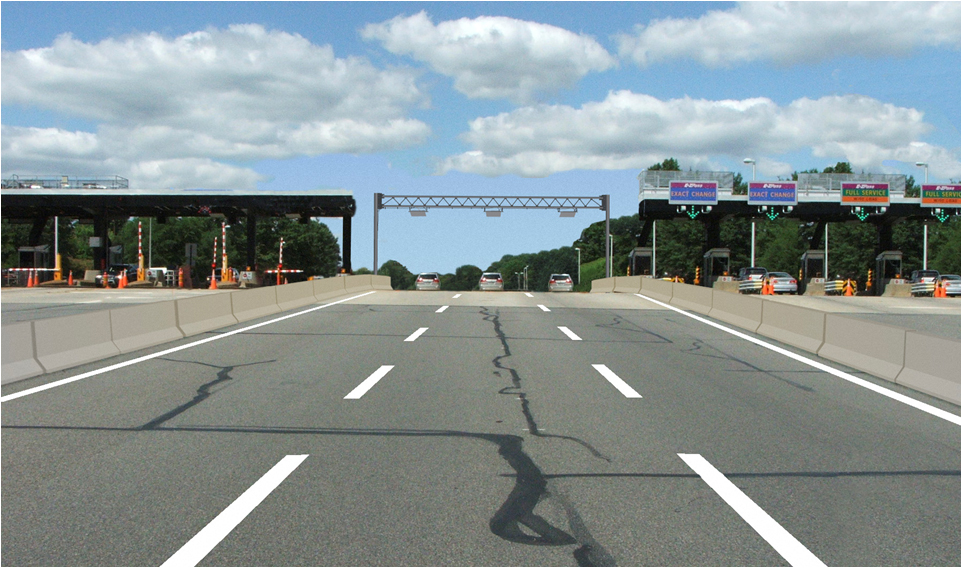
#> input picture Project-4 Advanced-Lane-Finding/road.jpg, 962 x 568 px
$ jupyter execute Combining-Thresholds.ipynb   (shell and % lines are left out)   (older library calls are emulated)
#> lines starting #> are read from the running program, lines starting #| are printed output that depends on the picture; after the words box and inside, x2 and y2 are one past the last pixel; in counts of white or black regions, pixels touching at a corner belong together
## Combining Thresholds to get the Lane Lines

[cell 1]
# Import Dependencies
import cv2
import numpy as np
import matplotlib.pyplot as plt
from matplotlib.image import imread

[cell 2]
# Read Image
img = imread('./road.jpg')
#> img is the input picture: shape (568, 962, 3); mean R, G, B 136, 147.5, 148.9

[cell 3]
plt.imshow(img)

[cell 4]
# Functions
# Input: Grayscale Image
def abs_sobel_thresh(image, orient='x', sobel_kernel=3, thresh=(0, 255)):
    # Calculate directional gradient

#> called with orient = 'x', sobel_kernel = 3, thresh = (0, 255)
    gray = cv2.cvtColor(image, cv2.COLOR_RGB2GRAY)
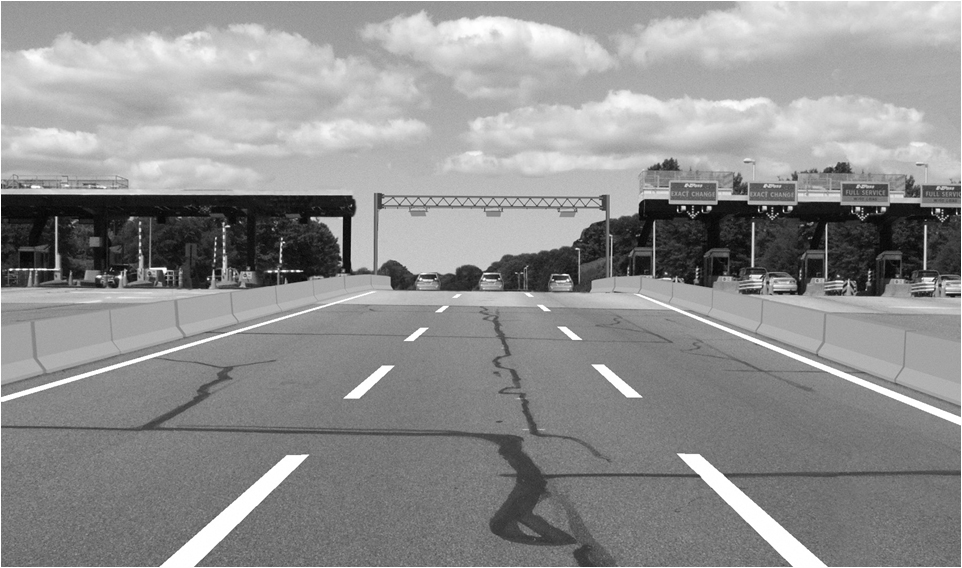
#> gray: shape (568, 962); min 2, max 255, mean 144.2

    if orient == 'x':
        sobel = cv2.Sobel(gray, cv2.CV_64F, 1, 0, ksize=sobel_kernel)
    elif orient == 'y':
        sobel = cv2.Sobel(gray, cv2.CV_64F, 0, 1, ksize=sobel_kernel)

    # Calculate Absolute of Sobel Gradients
    sobel_abs = np.absolute(sobel)

    # Scaling Sobel Gradients
    #scaled_sobel = np.uint8(255*sobel_abs/np.max(sobel_abs))

    # Convert the Sobel Gradients to Binary
    grad_binary = np.zeros_like(sobel_abs)

    # and Apply Threshold
    grad_binary[(sobel_abs >= thresh[0]) & (sobel_abs <= thresh[1])] = 1

    return grad_binary

[cell 5]
# Function to Calculate Magnitude of the Gradients
def mag_thresh(image, sobel_kernel=3, mag_thresh=(0, 255)):
    # Calculate gradient magnitude
    gray = cv2.cvtColor(image, cv2.COLOR_RGB2GRAY)
    # Take the gradient in x and y separately
    sobel_x = cv2.Sobel(gray, cv2.CV_64F, 1, 0, ksize=sobel_kernel)
    sobel_y = cv2.Sobel(gray, cv2.CV_64F, 0, 1, ksize=sobel_kernel)

    # 3) Calculate the magnitude
    sobel_mag = np.sqrt((sobel_x * sobel_x) + (sobel_y * sobel_y))

    # 4) Scale to 8-bit (0 - 255) and convert to type = np.uint8
    #scaled_sobel = np.uint8(255*sobel_mag/np.max(sobel_mag))

    # 5) Create a binary mask where mag thresholds are met
    binary_output = np.zeros_like(sobel_mag)
    binary_output[(sobel_mag >= mag_thresh[0]) & (sobel_mag <= mag_thresh[1])] = 1
    # Apply threshold
    return binary_output

[cell 6]
# Function to get Gradient Direction
def dir_threshold(image, sobel_kernel=3, thresh=(0, np.pi/2)):
    # Calculate gradient direction
    gray = cv2.cvtColor(image, cv2.COLOR_RGB2GRAY)
    # Take the gradient in x and y separately
    sobel_x = cv2.Sobel(gray, cv2.CV_64F, 1, 0, ksize=sobel_kernel)
    sobel_y = cv2.Sobel(gray, cv2.CV_64F, 0, 1, ksize=sobel_kernel)

    # Take the absolute value of the x and y gradients
    sobelx_abs = np.absolute(sobel_x)
    sobely_abs = np.absolute(sobel_y)

    # Use np.arctan2(abs_sobely, abs_sobelx) to calculate the direction of the gradient
    direction_of_gradient = np.arctan2(sobely_abs,sobelx_abs)

    # Create a binary mask where direction thresholds are met
    binary_output = np.zeros_like(direction_of_gradient)
    binary_output[(direction_of_gradient >= thresh[0]) & (direction_of_gradient <= thresh[1])] = 1

    return binary_output

[cell 7]
# Choose a Sobel kernel size
ksize = 3 # Choose a larger odd number to smooth gradient measurements

image = img

# Apply each of the thresholding functions
gradx = abs_sobel_thresh(image, orient='x', sobel_kernel=ksize, thresh=(0, 255))
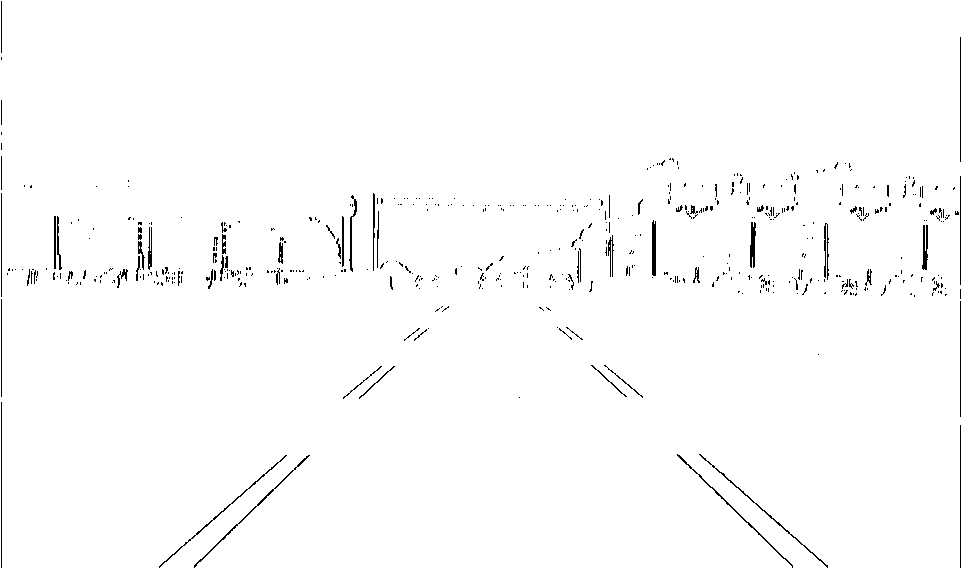
#> gradx: shape (568, 962) float64; values 0 (black) and 1 (white), 98.7% white; black in thin lines or dots
grady = abs_sobel_thresh(image, orient='y', sobel_kernel=ksize, thresh=(0, 255))
#> call 2 of abs_sobel_thresh, with orient = 'y', sobel_kernel = 3, thresh = (0, 255)
#> in abs_sobel_thresh (call 2), `sobel = cv2.Sobel(gray, cv2.CV_64F, 0, 1, ksize=sobel_kernel)`:
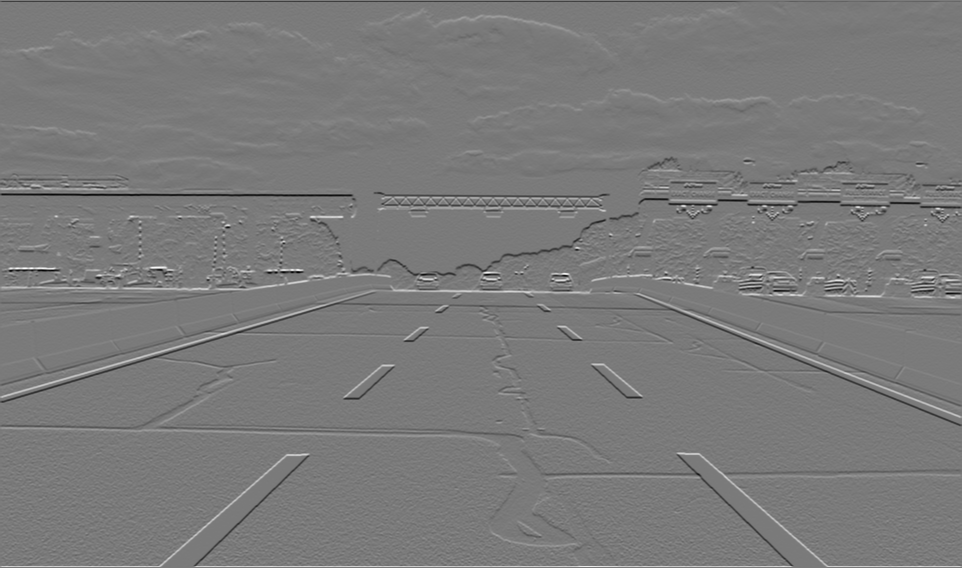
#> sobel: shape (568, 962) float64; min -864, max 932, mean -0.3; drawn with min black and max white
#> in abs_sobel_thresh (call 2), `sobel_abs = np.absolute(sobel)`:
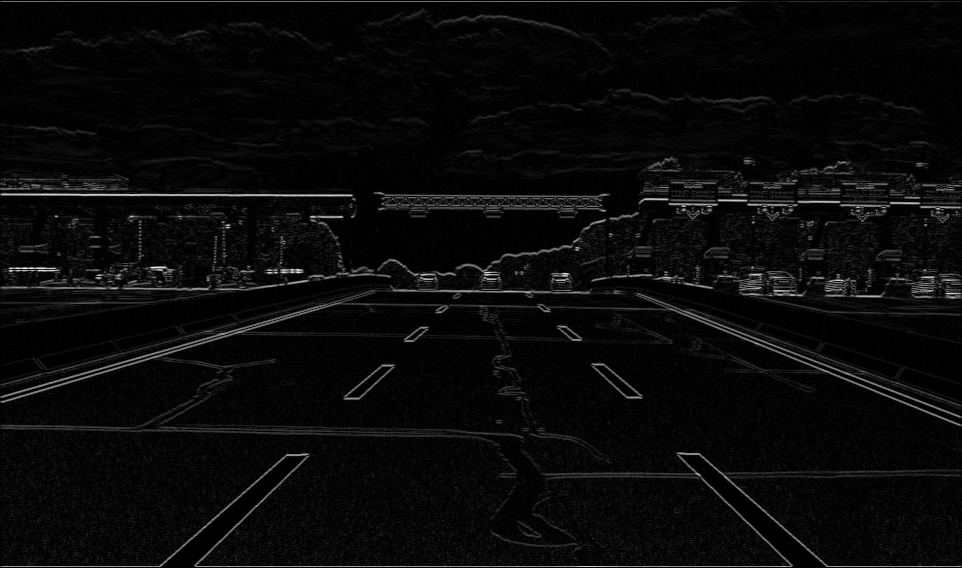
#> sobel_abs: shape (568, 962) float64; min 0, max 932, mean 36.3; drawn with min black and max white
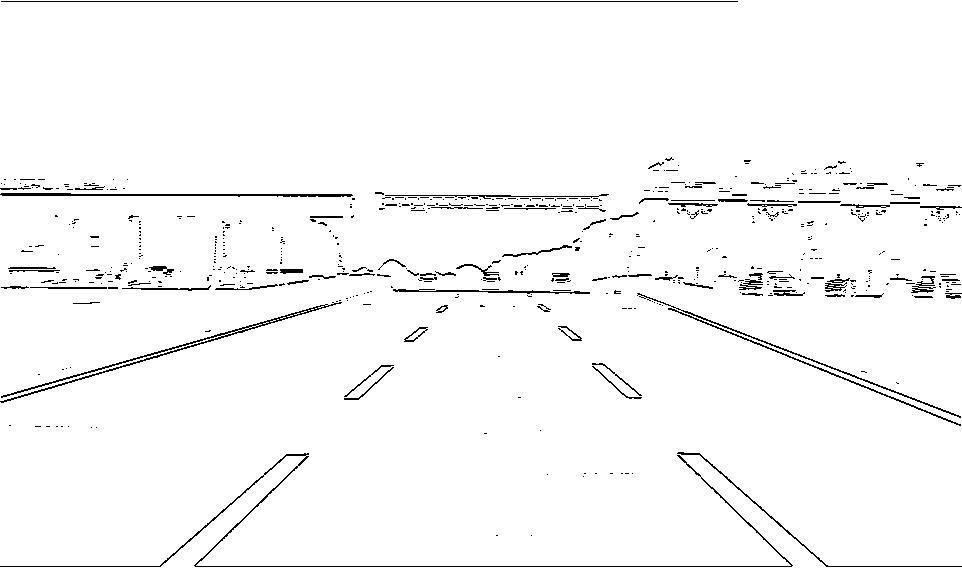
#> grady: shape (568, 962) float64; values 0 (black) and 1 (white), 97.4% white; black in thin lines or dots
mag_binary = mag_thresh(image, sobel_kernel=ksize, mag_thresh=(0, 255))
#> in mag_thresh, `sobel_mag = np.sqrt((sobel_x * sobel_x) + (sobel_y * sobel_y))`:
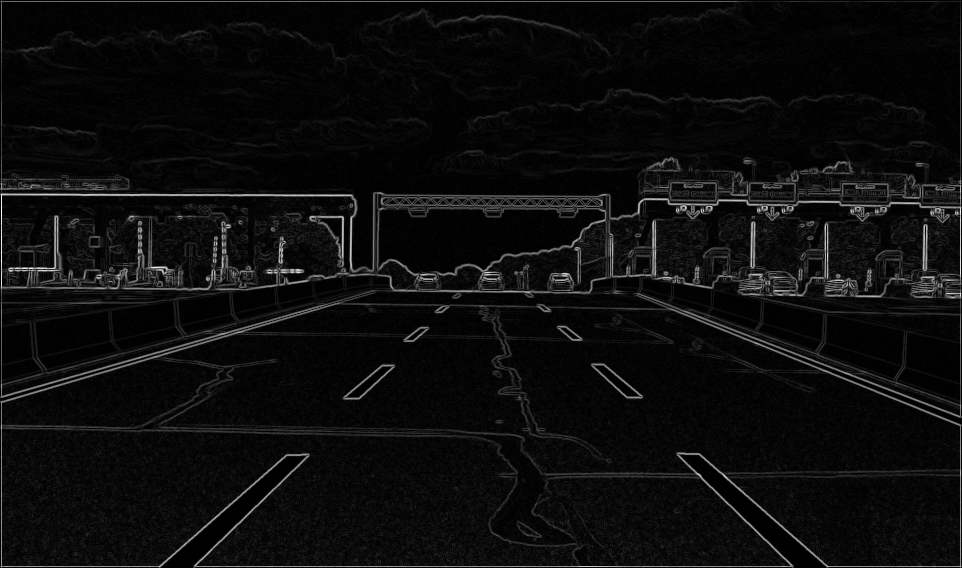
#> sobel_mag: shape (568, 962) float64; min 0, max 976.1, mean 50.4; drawn with min black and max white
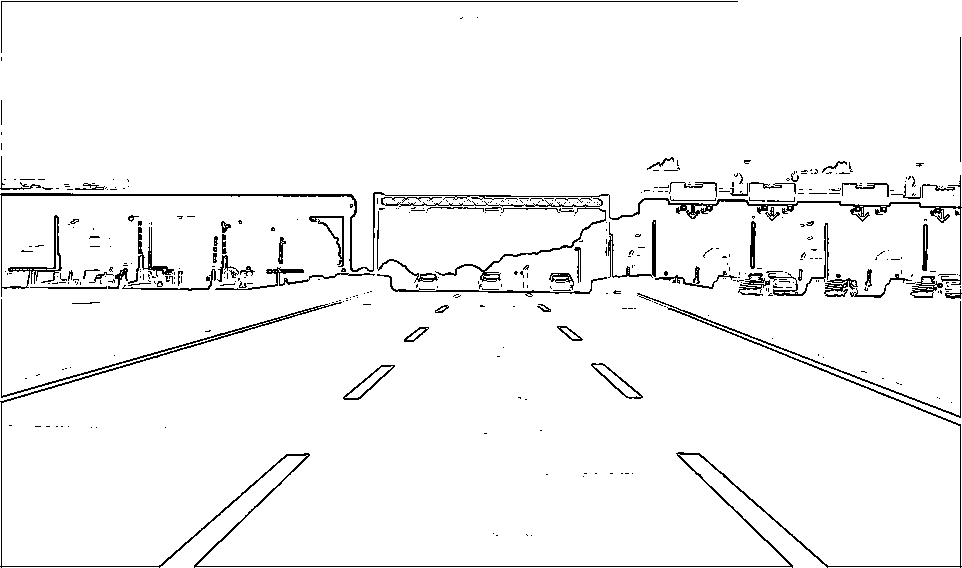
#> mag_binary: shape (568, 962) float64; values 0 (black) and 1 (white), 96.1% white; black in thin lines or dots
dir_binary = dir_threshold(image, sobel_kernel=ksize, thresh=(0, np.pi/2))
#> in dir_threshold, `direction_of_gradient = np.arctan2(sobely_abs,sobelx_abs)`:
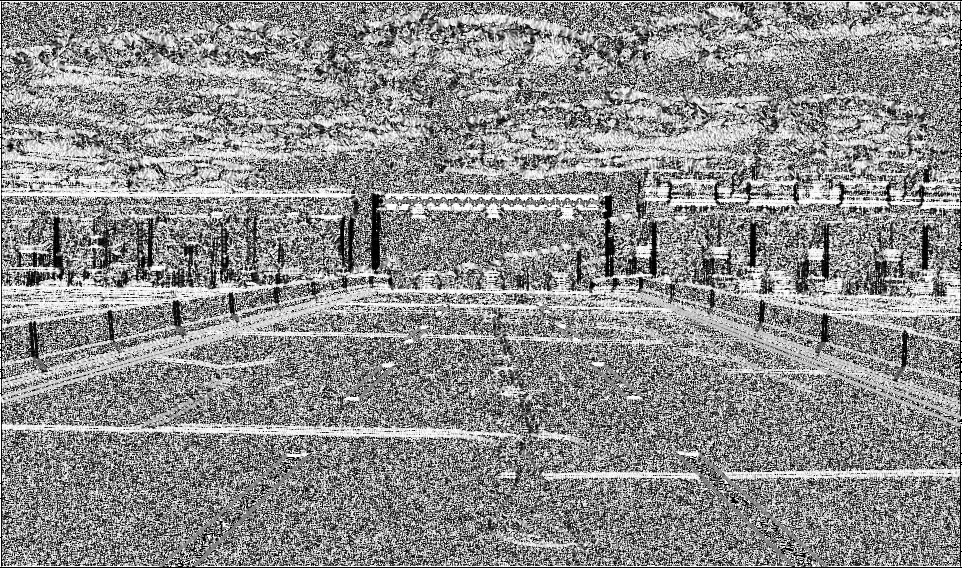
#> direction_of_gradient: shape (568, 962) float64; min 0, max 1.57, mean 0.878; drawn with min black and max white
#> dir_binary: shape (568, 962) float64; every value is 1

[cell 8]
plt.title('X Gradient')
plt.imshow(gradx, cmap='gray')

[cell 9]
plt.title('Y Gradient')
plt.imshow(grady, cmap='gray')

[cell 10]
plt.title('Magnitude of Gradient')
plt.imshow(mag_binary, cmap='gray')

[cell 11]
plt.title('Direction of Gradient')
plt.imshow(dir_binary, cmap='gray')

[cell 12]
combined = np.zeros_like(dir_binary)
combined[((gradx == 1) & (grady == 1)) | ((mag_binary == 1) & (dir_binary == 1))] = 1

plt.imshow(combined, cmap='gray')
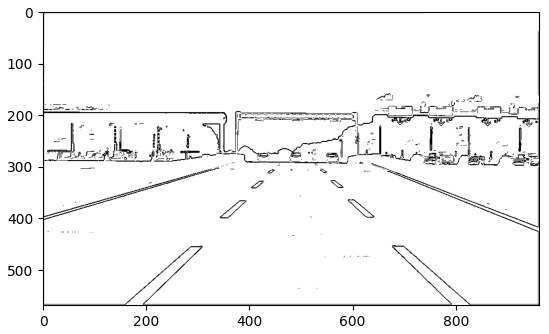
#> figure drawn by matplotlib, 1 panel

$ run again, with Project-4 Advanced-Lane-Finding/chessboard.jpg copied over Project-4 Advanced-Lane-Finding/road.jpg
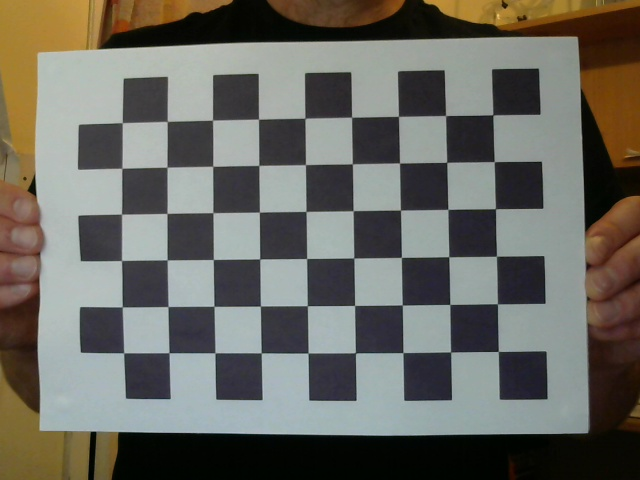
#> input picture Project-4 Advanced-Lane-Finding/chessboard.jpg, 640 x 480 px
#> img is the input picture: shape (480, 640, 3); mean R, G, B 106.1, 105, 97.8
#> `gradx = abs_sobel_thresh(image, orient='x', sobel_kernel=ksize, thresh..`:
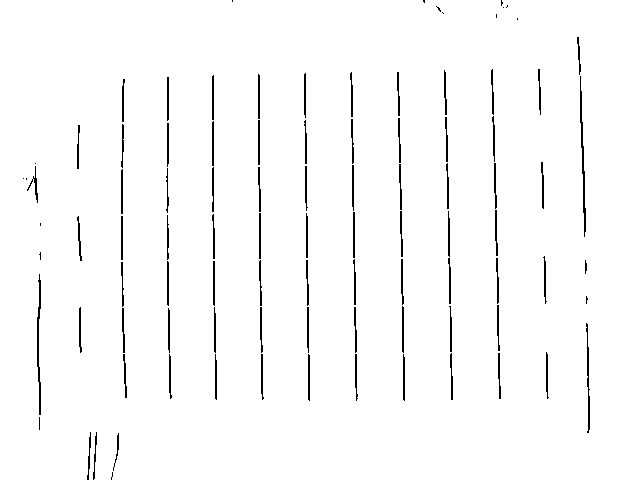
#> gradx: shape (480, 640) float64; values 0 (black) and 1 (white), 97.7% white; black in thin lines or dots, all inside (x1, y1, x2, y2) = (23, 0, 590, 480)
#> grady: shape (480, 640) float64; values 0 (black) and 1 (white), 97.3% white; black in thin lines or dots, all inside (x1, y1, x2, y2) = (29, 2, 640, 437)
#> mag_binary: shape (480, 640) float64; values 0 (black) and 1 (white), 94.8% white; black in thin lines or dots
#> dir_binary: shape (480, 640) float64; every value is 1
#> `[cell 12] combined = np.zeros_like(dir_binary) combined[((gradx == 1) ..`:
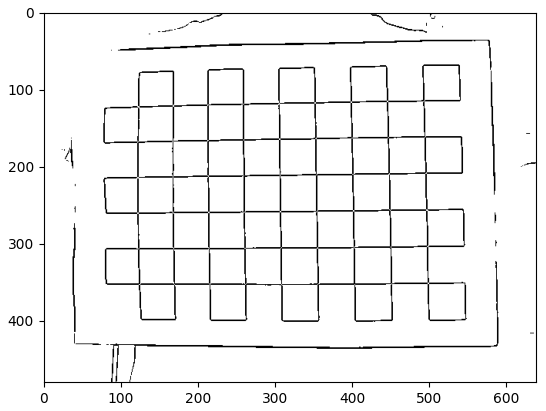
#> figure drawn by matplotlib, 1 panel

$ run again, with Project-4 Advanced-Lane-Finding/test_image.jpg copied over Project-4 Advanced-Lane-Finding/road.jpg
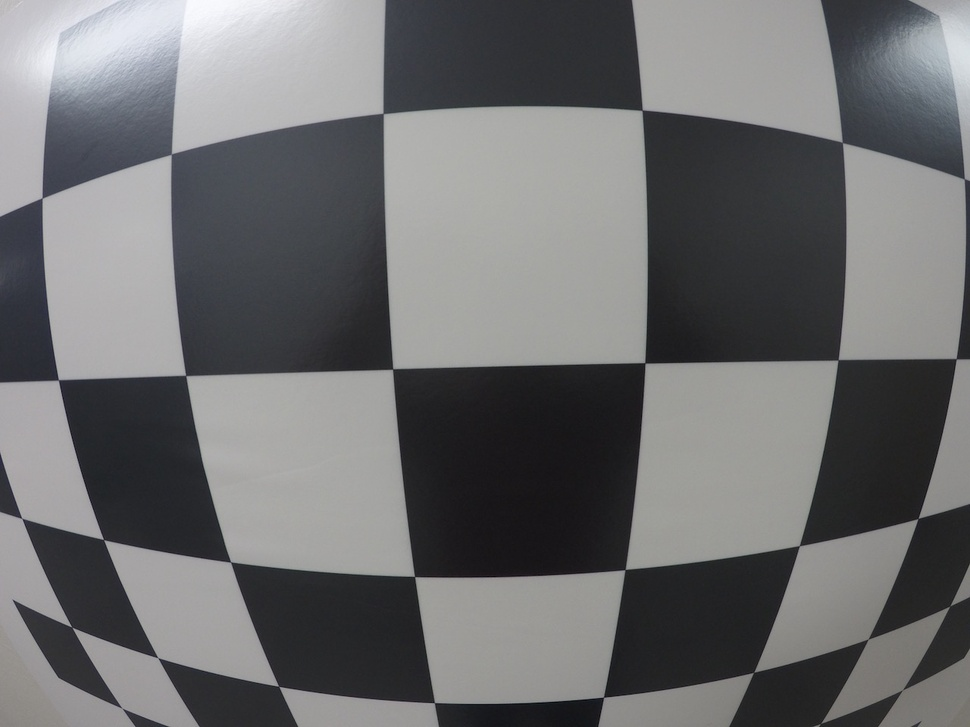
#> input picture Project-4 Advanced-Lane-Finding/test_image.jpg, 970 x 727 px, shrunk from 1280 x 960 before the run
#> img is the input picture: shape (727, 970, 3); mean R, G, B 109.1, 109.5, 110.7
#> `gradx = abs_sobel_thresh(image, orient='x', sobel_kernel=ksize, thresh..`:
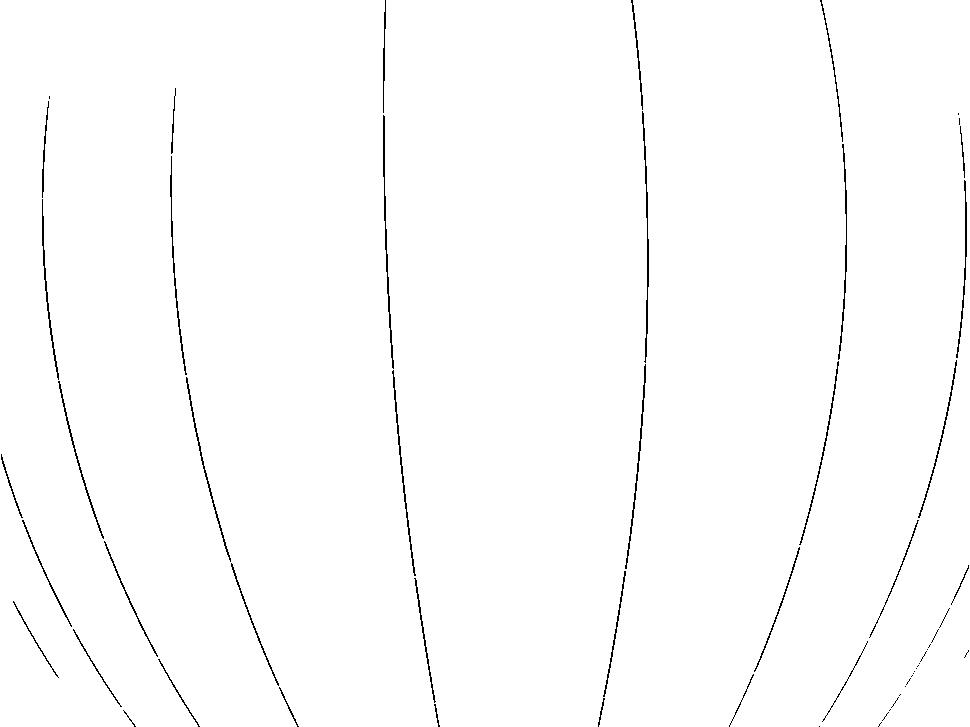
#> gradx: shape (727, 970) float64; values 0 (black) and 1 (white), 98.9% white; black in thin lines or dots
#> grady: shape (727, 970) float64; values 0 (black) and 1 (white), 99% white; black in thin lines or dots
#> mag_binary: shape (727, 970) float64; values 0 (black) and 1 (white), 97.9% white; black in thin lines or dots
#> dir_binary: shape (727, 970) float64; every value is 1
#> `[cell 12] combined = np.zeros_like(dir_binary) combined[((gradx == 1) ..`:
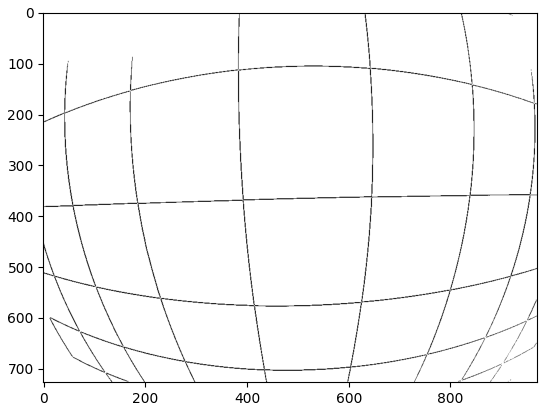
#> figure drawn by matplotlib, 1 panel
